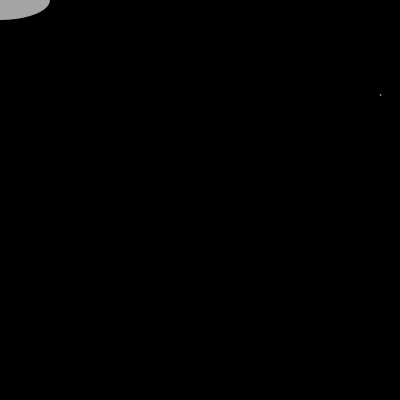
Frame 1 (no input)
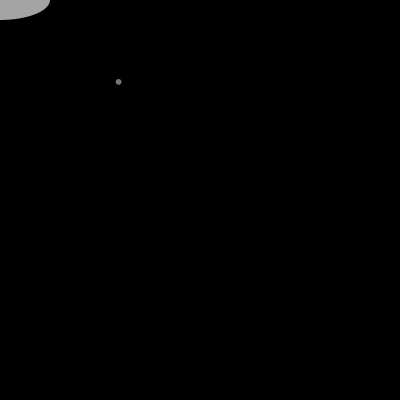
Frame 60 (the mouse pressed at the canvas centre just before this capture)
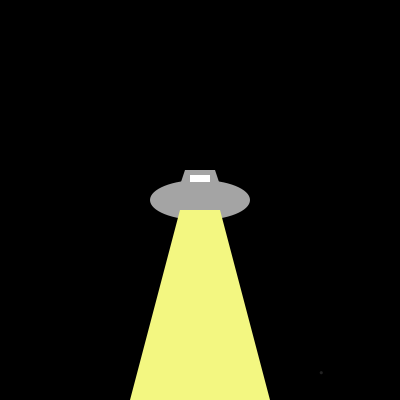
Frame 120 (the mouse held since frame 60 and released just before this capture)

The Processing sketch that drew these frames (run headless with seeded random() and noise(); from frame 60 on, the mouse is pressed at the canvas centre):

// Processing sketch: processing_62429
// ── processing_62429.pde

int wide=50;

void setup(){
  size(400,400);
  background(0);
  smooth();
  noStroke();
   noCursor();
}

void draw(){
UFO();
stars();
  if(mousePressed==true){
 beam();
  }
}

void stars(){
  frameRate(20);
  float w=random(255);
  float s=random(7);
  float x=random(width);
  float y=random(height);
  fill(255,255,255,w);
  ellipse(x,y,s,s);
}


void umbrella(){
  background(#a4a4a4);
  fill(0);
  ellipse(mouseX,mouseY,wide,20);
  quad(mouseX+25,mouseY,mouseX+15,mouseY+15,mouseX,mouseY,mouseX+10,mouseY);
  quad(mouseX+10,mouseY,mouseX+5,mouseY+15,mouseX,mouseY,mouseX,mouseY);
  quad(mouseX-10,mouseY,mouseX-5,mouseY+15,mouseX,mouseY,mouseX,mouseY);
  quad(mouseX-25,mouseY,mouseX-15,mouseY+15,mouseX,mouseY,mouseX-10,mouseY);
}

void beam(){
   fill(#F3F781);
  quad(mouseX-20,mouseY+10,mouseX-70,height,mouseX+70,height,mouseX+20,mouseY+10);
}

void UFO(){
  background(0);
  fill(#a4a4a4);
  ellipse(mouseX,mouseY,100,40);
  quad(mouseX-25,mouseY,mouseX-15,mouseY-30,mouseX+15,mouseY-30,mouseX+25,mouseY);
  fill(255);
  rect(mouseX-10,mouseY-25,20,7);
}


    
